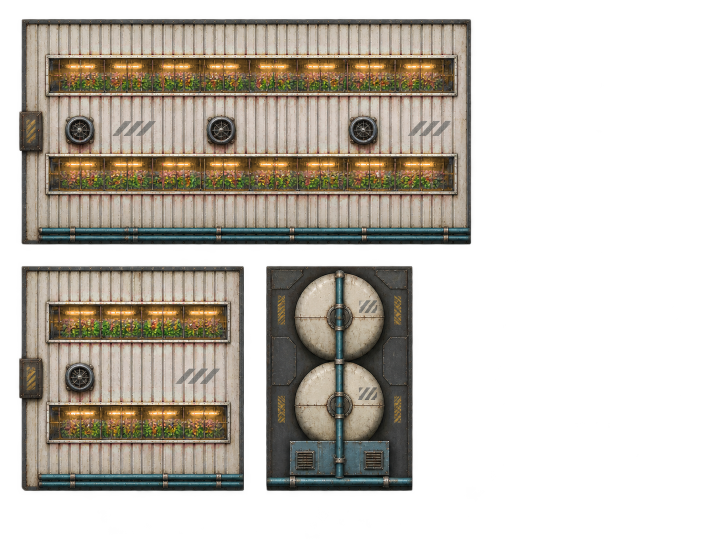
#> input picture art-source/tilesets/hydro-sheds.amber.png, 1448 x 1086 px (shown at 1/2 size)
$ python hydro-sheds-embedded.py
#> lines starting #> are read from the running program, lines starting #| are printed output that depends on the picture
"""Derives the embedded hydroponic sheds (`story-map-pools.md`, Planet skin) from the lit shed sheet: each shed sunk
into the ground with only a low lit roof ridge above grade and earth banked up all four sides (owner: "I feel like we
should 'embed them' into the earth").

The bank is painted as translucent slope shading only (light on the faces turned north-west, shadow on those turned
south-east, a little clod grain), never as a colour: the doodad draws over the planet's own ground, so the bank is snow
on a frozen world, crust on a toxic one and scorched soil on an irradiated one without a sheet per world. The roof is
the amber shed's roof, narrowed to the ridge between the banks.

Reads `hydro-sheds.amber.png`, writes `hydro-sheds-embedded.png` at the same frames, which
`hydro-sheds.tileset-authoring.json` exports. The pump house is cut unchanged: plant stands above grade.

Usage: python art-source/tilesets/hydro-sheds-embedded.py
"""
from pathlib import Path

import numpy as np
from PIL import Image, ImageFilter

HERE = Path(__file__).resolve().parent
SCALE = 1448 / 1536
CELL = 160 * SCALE
# Guide frames (hydroponics-guide.py) at the sheet's scale: x, y, cells along, cells across.
SHEDS = [(40, 40, 6, 3), (40, 40 + 3 * 160 + 40, 3, 3)]
PUMP = (40 + 3 * 160 + 40, 40 + 3 * 160 + 40, 2, 3)
# The bank's width on each side, in cells, and how much of the roof's own width stays above grade.
BANK, RIDGE = 0.7, 0.62
LIGHT = np.array([-0.6, -0.8])          # light from the north-west, as the look preset's shading
SEED = 7


def noise(h, w, rng):
    """Clod grain: three octaves of blurred noise, zero mean."""
    out = np.zeros((h, w), np.float32)
    for blur, gain in ((7, 1.0), (3, 0.5), (1.2, 0.3)):
        layer = Image.fromarray((rng.random((h, w)) * 255).astype(np.uint8)).filter(ImageFilter.GaussianBlur(blur))
        a = np.asarray(layer).astype(np.float32) / 255
        out += (a - a.mean()) / max(a.std(), 1e-6) * gain
    return out / 1.8


def bank(w, h, inner):
    """RGBA of an earth bank from the frame's edge up to the roof: a height field shaded from the north-west, only
    light and shadow with no colour of its own, so it takes the ground it is drawn over."""
    ys, xs = np.mgrid[0:h, 0:w].astype(np.float32)
    x0, y0, x1, y1 = inner
    dx = np.where(xs < x0, x0 - xs, np.where(xs > x1, xs - x1, 0))
    dy = np.where(ys < y0, y0 - ys, np.where(ys > y1, ys - y1, 0))
    # Rounded corners: the bank is a mound round a box, so corners fall off with the Euclidean distance.
    dist = np.hypot(dx, dy)
    reach = float(min(x0, y0))
    t = np.clip(dist / reach, 0, 1)                         # 0 at the crest, 1 at the toe
    height = (np.cos(t * np.pi) + 1) / 2 * reach * 0.55     # smooth mound, crest at the roof
    rng = np.random.default_rng(SEED)
    height += noise(h, w, rng) * 1.6 * (1 - t) ** 0.5 * (dist > 0)
    gy, gx = np.gradient(height)
    nz = 1.0
    norm = np.sqrt(gx * gx + gy * gy + nz * nz)
    lx, ly, lz = LIGHT[0] * 0.75, LIGHT[1] * 0.75, 0.66
    flat = lz
    shade = (-gx * lx - gy * ly + nz * lz) / norm - flat    # >0 brighter than flat ground, <0 darker
    # Occlusion where the roof sits into the bank, and a faint one at the toe.
    occl = np.exp(-(dist / 5.0) ** 2) * 0.55 * (dist > 0)
    shade = np.where(shade > 0, shade * 1.6, shade * 1.0) - occl
    on = (dist > 0) & (t < 1)
    fade = np.clip((1 - t) * 4, 0, 1)                       # the last quarter of the toe melts into the ground
    alpha = np.clip(np.abs(shade), 0, 0.85) * fade * on
    lum = (shade > 0).astype(np.float32)
    rgba = np.zeros((h, w, 4), np.float32)
    rgba[..., :3] = lum[..., None] * np.array([1.0, 0.98, 0.94]) + (1 - lum[..., None]) * np.array([0.04, 0.035, 0.03])
    rgba[..., 3] = alpha
    return Image.fromarray((rgba * 255).round().astype(np.uint8))


def embedded(sheet, frame):
    gx, gy, along, across = frame
    x, y = round(gx * SCALE), round(gy * SCALE)
    w, h = round(along * CELL), round(across * CELL)
    shed = sheet.crop((x, y, x + w, y + h))
    b = round(BANK * CELL)
    roof_h = h - 2 * b
    # The roof: the shed's own art, its length kept, squeezed across to the ridge between the banks.
    core = shed.crop((0, round(h * (1 - RIDGE) / 2), w, round(h * (1 + RIDGE) / 2))).resize((w - 2 * b, roof_h),
                                                                                             Image.LANCZOS)
    out = bank(w, h, (b, b, w - 1 - b, h - 1 - b))
    out.alpha_composite(core, (b, b))
    return out, (x, y)


def main():
    sheet = Image.open(HERE / 'hydro-sheds.amber.png').convert('RGBA')
#> sheet is the input picture: PIL image 1448x1086 RGBA; mean R, G, B, A 64.7, 59.4, 50.9, 118.2
    out = Image.new('RGBA', sheet.size)
#> out: PIL image 1448x1086 RGBA; every value is 0
    for frame in SHEDS:
        piece, at = embedded(sheet, frame)
        out.alpha_composite(piece, at)
#> this loop made 2 passes
#> at on passes 1 to 2: (38, 38), (38, 528)
#> pass 1, in embedded, `shed = sheet.crop((x, y, x + w, y + h))`:
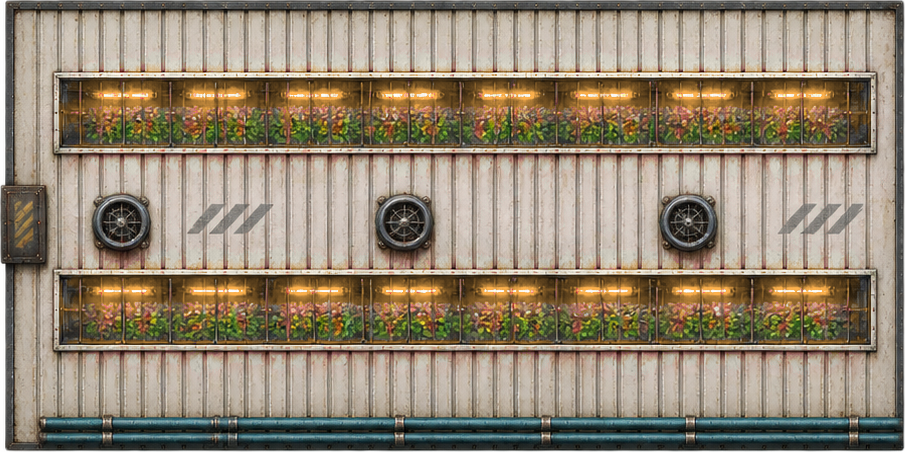
#> shed: PIL image 905x452 RGBA; mean R, G, B, A 144.6, 131, 111.1, 249.9; transparent parts drawn white
#> pass 1, in embedded, `core = shed.crop((0, round(h * (1 - RIDGE) / 2), w, round(h * (1 + RID..`:
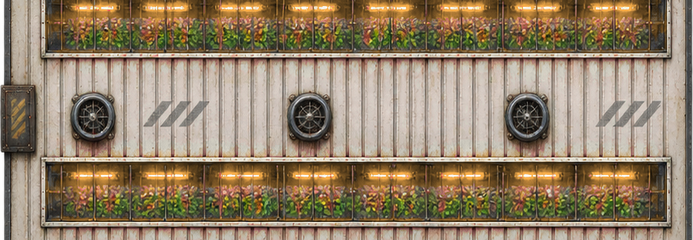
#> core: PIL image 693x240 RGBA; mean R, G, B, A 146.2, 127.6, 102.8, 251.2; transparent parts drawn white
#> pass 1, in embedded, `out = bank(w, h, (b, b, w - 1 - b, h - 1 - b))`:
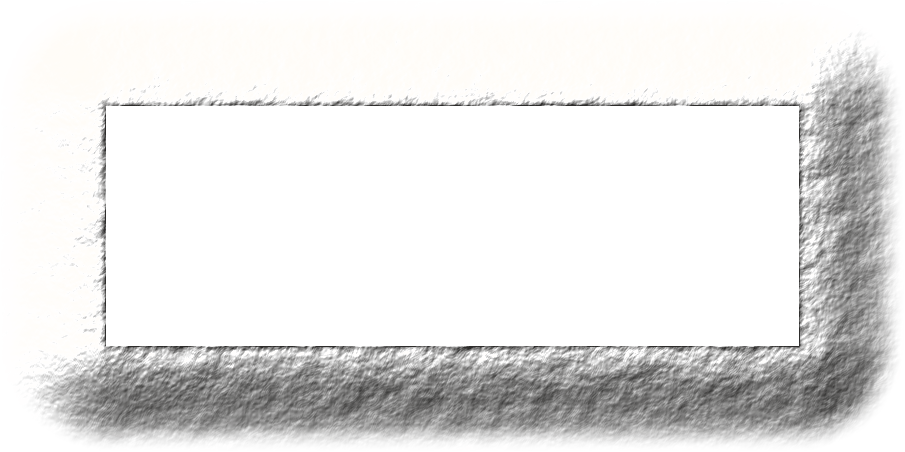
#> out: PIL image 905x452 RGBA; mean R, G, B, A 74.8, 72.8, 69.4, 41.9; transparent parts drawn white
#> pass 1, in main, `piece, at = embedded(sheet, frame)`:
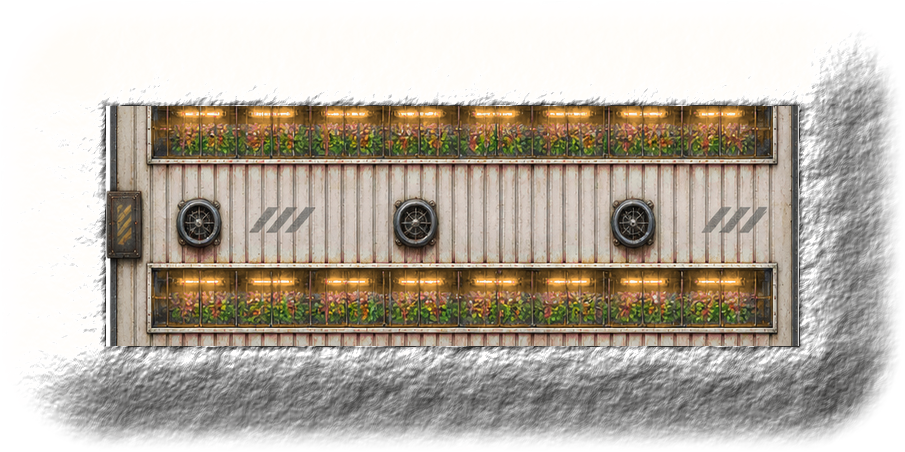
#> piece: PIL image 905x452 RGBA; mean R, G, B, A 129.8, 120.6, 107.5, 144.1; transparent parts drawn white
#> after the loop:
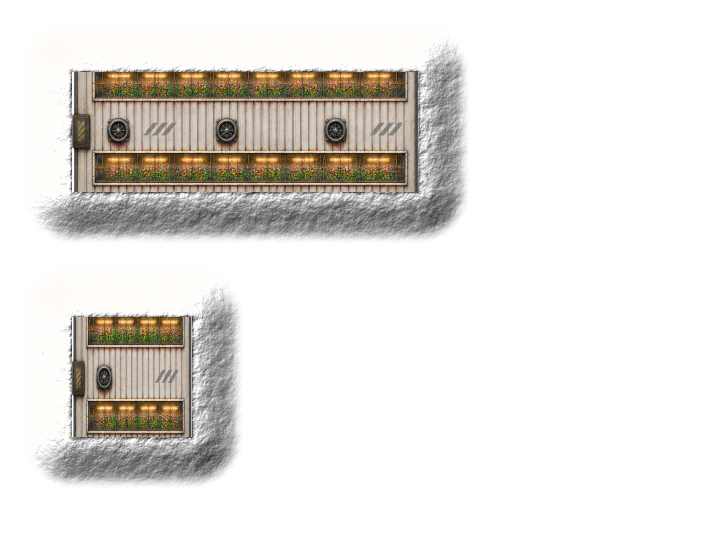
#> out: PIL image 1448x1086 RGBA (shown at 1/2 size); mean R, G, B, A 48.7, 45.5, 40.8, 52.5; transparent parts drawn white
#> after the loop:
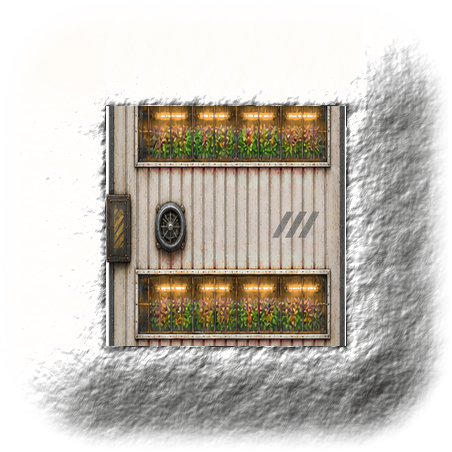
#> piece: PIL image 452x452 RGBA; mean R, G, B, A 121.8, 115.3, 105, 115.9; transparent parts drawn white
    gx, gy, along, across = PUMP
    x, y = round(gx * SCALE), round(gy * SCALE)
    out.alpha_composite(sheet.crop((x, y, x + round(along * CELL), y + round(across * CELL))), (x, y))
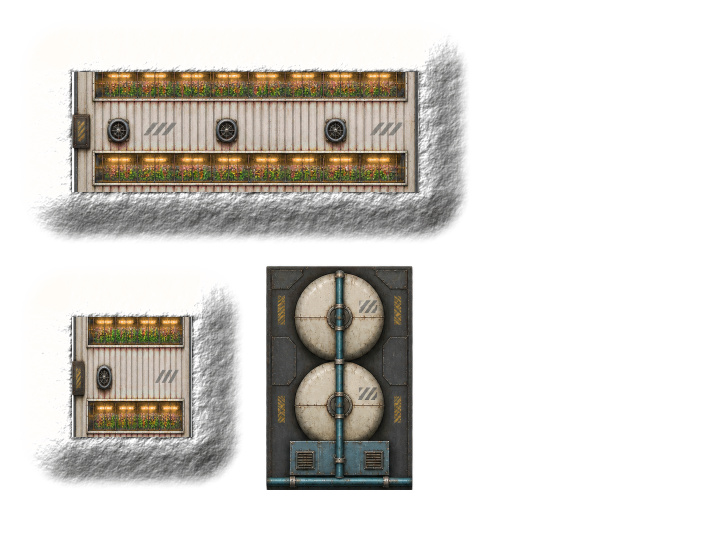
#> out: PIL image 1448x1086 RGBA (shown at 1/2 size); mean R, G, B, A 56.5, 53.2, 47.8, 73.5; transparent parts drawn white
    out.save(HERE / 'hydro-sheds-embedded.png')


if __name__ == '__main__':
    main()

$ run again, with art-source/tilesets/barracks-bunks-worn.raw.png copied over art-source/tilesets/hydro-sheds.amber.png
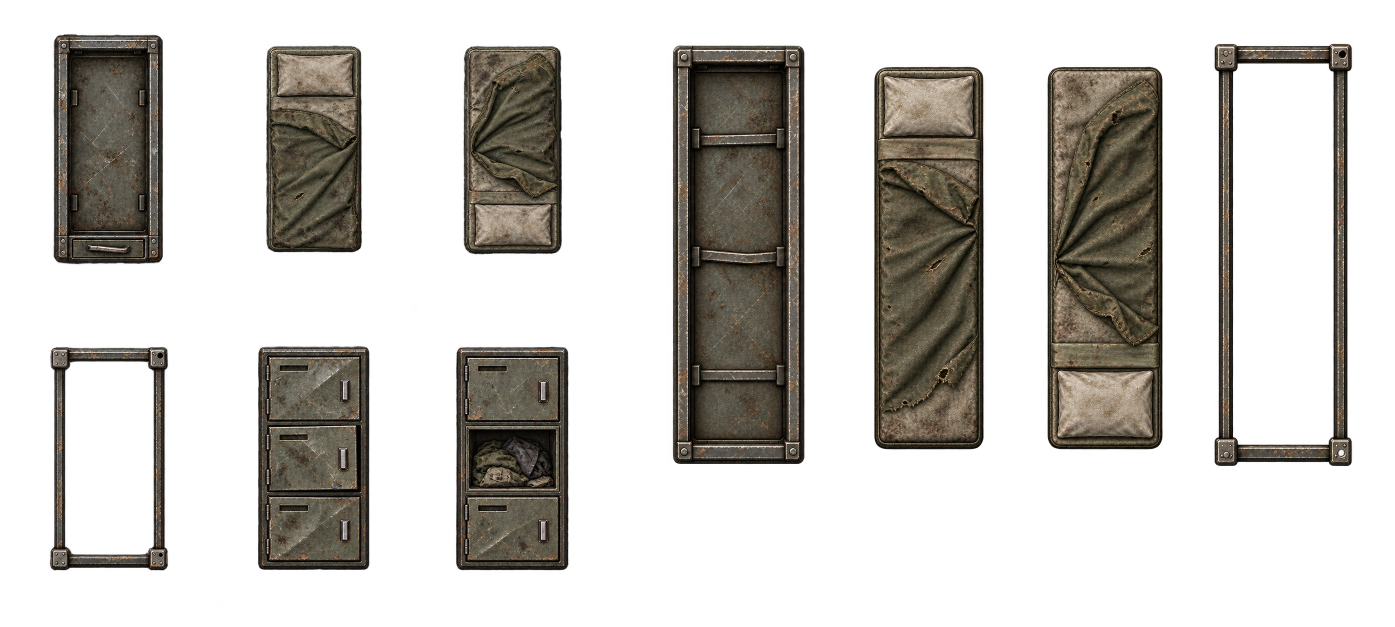
#> input picture art-source/tilesets/barracks-bunks-worn.raw.png, 2790 x 1254 px (shown at 1/2 size)
#> in main, sheet is the input picture: PIL image 2790x1254 RGBA; mean R, G, B, A 39.8, 35.8, 29.3, 80
#> the loop in main, `for frame in SHEDS:` made 2 passes
#> at on passes 1 to 2: (38, 38), (38, 528)
#> pass 1, in main, `piece, at = embedded(sheet, frame)`:
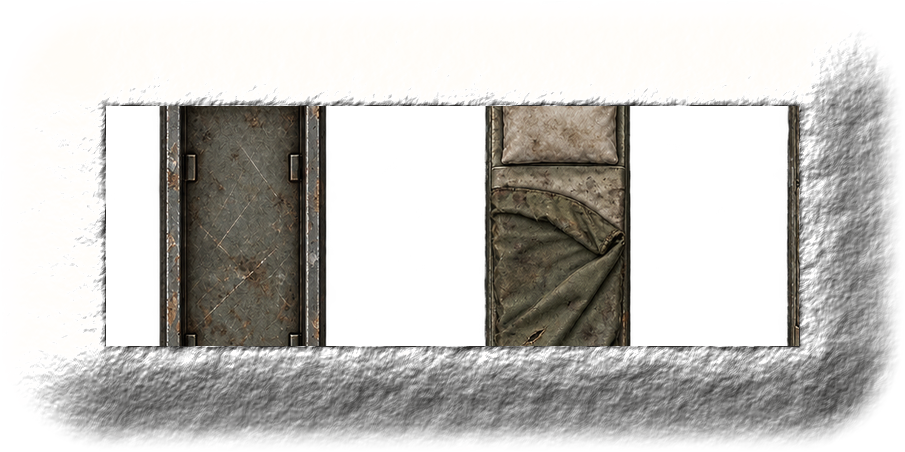
#> piece: PIL image 905x452 RGBA; mean R, G, B, A 89.2, 86, 80.4, 89.7; transparent parts drawn white
#> after the loop in main, `for frame in SHEDS:`:
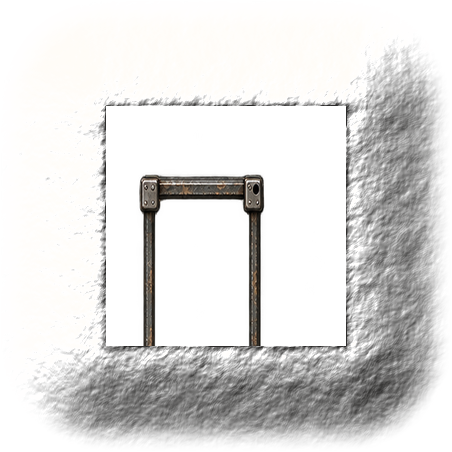
#> piece: PIL image 452x452 RGBA; mean R, G, B, A 87.2, 84.8, 80.8, 53.6; transparent parts drawn white
